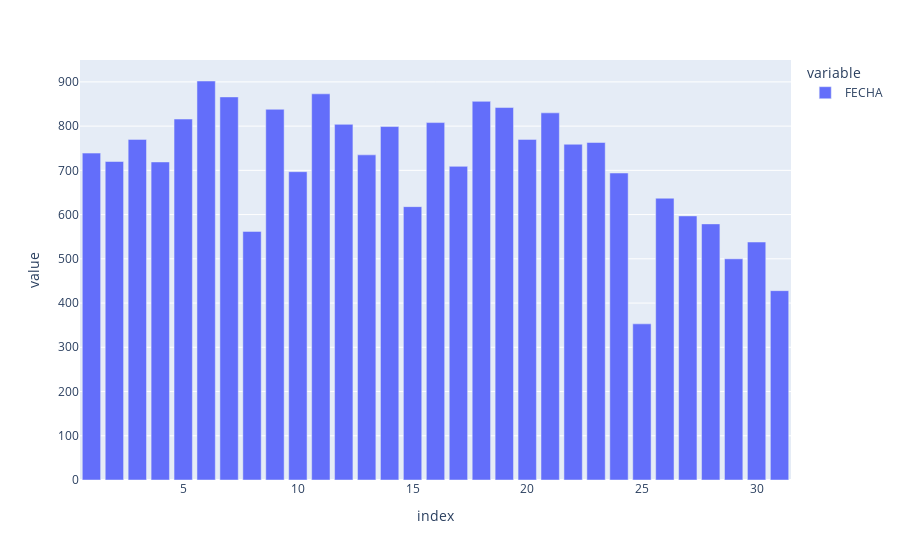

The notebook cell this image was saved under:
### Code cell
accidente_hora = df.groupby(df_est[(df_est.FECHA.dt.year) & (df_est.FECHA.dt.month==12)].FECHA.dt.day).count().FECHA
accidente_hora.plot(kind='bar')

### Figure 1 — Plotly figure (JSON) as saved in the notebook; plotly's stock layout.template omitted (floating-point values rounded to 4 significant figures)
{"data": [{"alignmentgroup": "True", "hovertemplate": "variable=FECHA<br>index=%{x}<br>value=%{y}<extra></extra>", "legendgroup": "FECHA", "marker": {"color": "#636efa", "pattern": {"shape": ""}}, "name": "FECHA", "offsetgroup": "FECHA", "orientation": "v", "showlegend": true, "textposition": "auto", "type": "bar", "x": [1, 2, 3, 4, 5, 6, 7, 8, 9, 10, 11, 12, 13, 14, 15, 16, 17, 18, 19, 20, 21, 22, 23, 24, 25, 26, 27, 28, 29, 30, 31], "xaxis": "x", "y": [739, 720, 770, 719, 816, 902, 866, 562, 838, 697, 873, 804, 735, 799, 618, 808, 709, 856, 842, 770, 830, 759, 763, 694, 353, 637, 597, 579, 500, 538, 428], "yaxis": "y"}], "layout": {"barmode": "relative", "legend": {"title": {"text": "variable"}, "tracegroupgap": 0}, "margin": {"t": 60}, "xaxis": {"anchor": "y", "domain": [0, 1], "title": {"text": "index"}}, "yaxis": {"anchor": "x", "domain": [0, 1], "title": {"text": "value"}}}}
